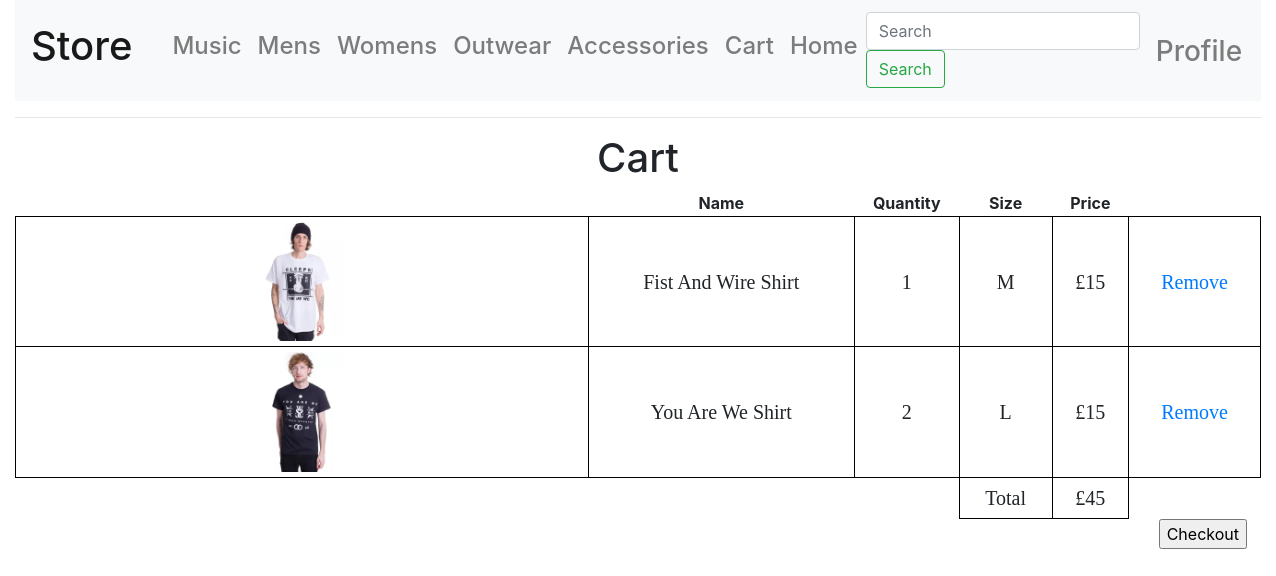
The page /store/cart (signed in) on the database its author committed.
### app/models.py (models this page shows, shortened)
class User(UserMixin, db.Model):
    id = db.Column(db.Integer, primary_key=True)
    username = db.Column(db.String(64), index=True, unique=True)
    email = db.Column(db.String(120), index=True, unique=True)
    password_hash = db.Column(db.String(128))
    name = db.Column(db.String(40), index=True)
    address1 = db.Column(db.String(40), index=True)
    address2 = db.Column(db.String(40), index=True)
    towncity = db.Column(db.String(40), index=True)
    postcode = db.Column(db.String(40), index=True)
    accesslevel = db.Column(db.Integer, index=True)

class Store(db.Model):
    id = db.Column(db.Integer, primary_key=True)
    name = db.Column(db.String(40))
    image = db.Column(db.String(40))
    cat = db.Column(db.String(40))
    price = db.Column(db.Float)
    sale = db.Column(db.Integer)
    back_image=db.Column(db.String)

class cart(db.Model):
    cart_id = db.Column(db.Integer, primary_key=True)
    userid = db.Column(db.Integer)
    itemid = db.Column(db.String)
    quantity = db.Column(db.Integer)
    price = db.Column(db.Integer)
    size = db.Column(db.String)

### app/routes.py (the view, shortened to what this page needs)
@app.route("/store/cart", methods=["GET", "POST"])
@login_required
def the_cart():
    form = checkout()
    final_price = 0
    for j in cart.query.all():
        if current_user.id == j.userid:
            the_price = int(j.price) * int(j.quantity)
            final_price = int(final_price) + int(the_price)
    return render_template("store/cart.html", title="Store-", users=User.query.all(), cart=cart.query.all(), store=Store.query.all(), final_price=final_price, form=form)

### app/forms.py
class checkout(FlaskForm):
    submit = SubmitField("Checkout")

### app/models.py (called while the page is built)
@login.user_loader
def load_user(the_id):
    return User.query.get(int(the_id))

### app/templates/store/cart.html (shortened to what this page needs)
{% extends "store/layout_store.html" %}
{% block body %}
<div class="text-center">
<h1>Cart</h1>
{% for i in users %}
    {% if i.id == current_user.id %}
        <table id="tblProduct", width="100%">
        <tr>
           <th>&nbsp;</th>
            <th>Name</th>
            <th>Quantity</th>
            <th>Size</th>
            <th>Price</th>
        </tr>
        {% for j in cart %}
            {% if j.userid == i.id %}
                {% for item in store %}
                    {% if j.itemid == item.id %}
                        <tr>
                            <td><img  src="{{ url_for("static", filename=item.image) }}", width="15%", height="28%"></td>
                            <td>{{ item.name }}</td>
                            <td>{{ j.quantity }}</td>
                            <td>{{ j.size }}</td>
                            <td>£{{ j.price }}</td>
                            <td><a href="{{ url_for("remove_item_cart", the_cart_id=j.cart_id) }}">Remove</a> </td>
                        </tr>
                    {% endif %}
                {% endfor %}
            {% endif %}
        {% endfor %}
        <tr>
            <th> </th>
            <th> </th>
            <th> </th>
            <td>Total</td>
            <td>£{{ final_price }}</td>
        </tr>
        </table>
    {% endif %}
{% endfor %}
<form action="" method="post" style="float: right; padding-right: 14px">
            <p>{{ form.submit() }}</p>
    </form>
</div>
{% endblock %}

### app/templates/store/layout_store.html (style rules this page uses)
:root { --blue:#007bff;--indigo:#6610f2;--purple:#6f42c1;--pink:#e83e8c;--red:#dc3545;--orange:#fd7e14;--yellow:#ffc107;--green:#28a745;--teal:#20c997;--cyan:#17a2b8;--white:#fff;--gray:#6c757d;--gray-dark:#343a40;--primary:#007bff;--secondary:#6c757d;--success:#28a745;--info:#17a2b8;--warning:#ffc107;--danger:#dc3545;--light:#f8f9fa;--dark:#343a40;--breakpoint-xs:0;--breakpoint-sm:576px;--breakpoint-md:768px;--breakpoint-lg:992px;--breakpoint-xl:1200px;--font-family-sans-serif:-apple-system,BlinkMacSystemFont,"Segoe UI",Roboto,"Helvetica Neue",Arial,sans-serif,"Apple Color Emoji","Segoe UI Emoji","Segoe UI Symbol";--font-family-monospace:SFMono-Regular,Menlo,Monaco,Consolas,"Liberation Mono","Courier New",monospace }
*,::after,::before { box-sizing:border-box }
html { font-family:sans-serif;line-height:1.15;-webkit-text-size-adjust:100%;-ms-text-size-adjust:100%;-ms-overflow-style:scrollbar;-webkit-tap-highlight-color:transparent }
body { margin:0;font-family:-apple-system,BlinkMacSystemFont,"Segoe UI",Roboto,"Helvetica Neue",Arial,sans-serif,"Apple Color Emoji","Segoe UI Emoji","Segoe UI Symbol";font-size:1rem;font-weight:400;line-height:1.5;color:#212529;text-align:left;background-color:#fff }
h1,h2,h3,h4,h5,h6 { margin-top:0;margin-bottom:.5rem }
p { margin-top:0;margin-bottom:1rem }
a { color:#007bff;text-decoration:none;background-color:transparent;-webkit-text-decoration-skip:objects }
img { vertical-align:middle;border-style:none }
table { border-collapse:collapse }
th { text-align:inherit }
button,input,optgroup,select,textarea { margin:0;font-family:inherit;font-size:inherit;line-height:inherit }
button,input { overflow:visible }
[type=reset],[type=submit],button,html [type=button] { -webkit-appearance:button }
.h1,.h2,.h3,.h4,.h5,.h6,h1,h2,h3,h4,h5,h6 { margin-bottom:.5rem;font-family:inherit;font-weight:500;line-height:1.2;color:inherit }
.h1,h1 { font-size:2.5rem }

### app/templates/store/cart.html (style rules this page uses)
#tblProduct td { padding:5px 10px 5px 10px; border:solid 1px #000000; font-size:20px; font-family:"Tahoma, Verdana"; }

### rows shown on the page
User: final_price "45"
cart: quantity "1", size "M", price "15"
Store: image (picture), name "Fist And Wire Shirt"
cart: quantity "2", size "L", price "15"
Store: image (picture), name "You Are We Shirt"
